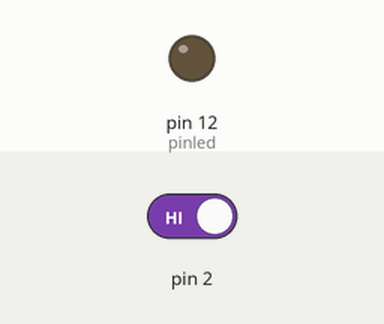
This sketch was run on a simulated Arduino Uno, built with avr-gcc and run on an emulated ATmega328P. On the bench: output pins drawn as LEDs (lit = HIGH). The inputs (shaded band) are chosen by the test bench; at power-on: pin 2 HIGH.

Above: at 1.2 s.
1.3 s: pin 2 driven LOW
At 2.4 s:
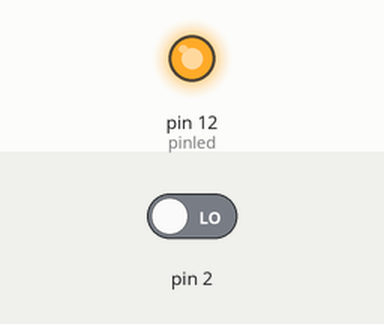
Timing chart, 0 to 4.3 s (numbered marks = the images above; inputs shaded):
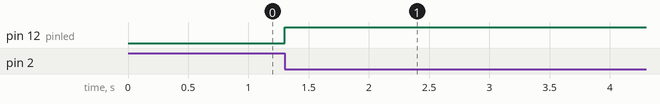

Measured:
- after the input at 1.3 s, pin 12 (pinled): LOW → HIGH at once

The sketch:

t14e1.ino
```cpp
/* Variable volatile
To modify the way in which the compiler treats the variable.
This tells the compiler that such variables might change at any time,
and thus the compiler must reload the variable from the RAM each time
you reference,
it won´t be sotored in a processor register.
*/
volatile int numInterrupt = 0;
int pinled = 12;
boolean state = false;
void setup() {
 pinMode(3,INPUT_PULLUP);
 pinMode(pinled,OUTPUT);
 digitalWrite(pinled,LOW);
 // Sintaxis interrupciones:
 // attachInterrupt(numero_interrupt,función_a_ejecutar,modo);
 // Modos LOW,CHANGE,RISING,FALLING


 //Pin 3 goes from '1' to '0' when pushbuttom is pressed
 attachInterrupt(0, ISR_0, FALLING);
}
void loop() {
 digitalWrite(pinled,state);
 delay (100);
}
void ISR_0() {

  state = !state;
}
```
